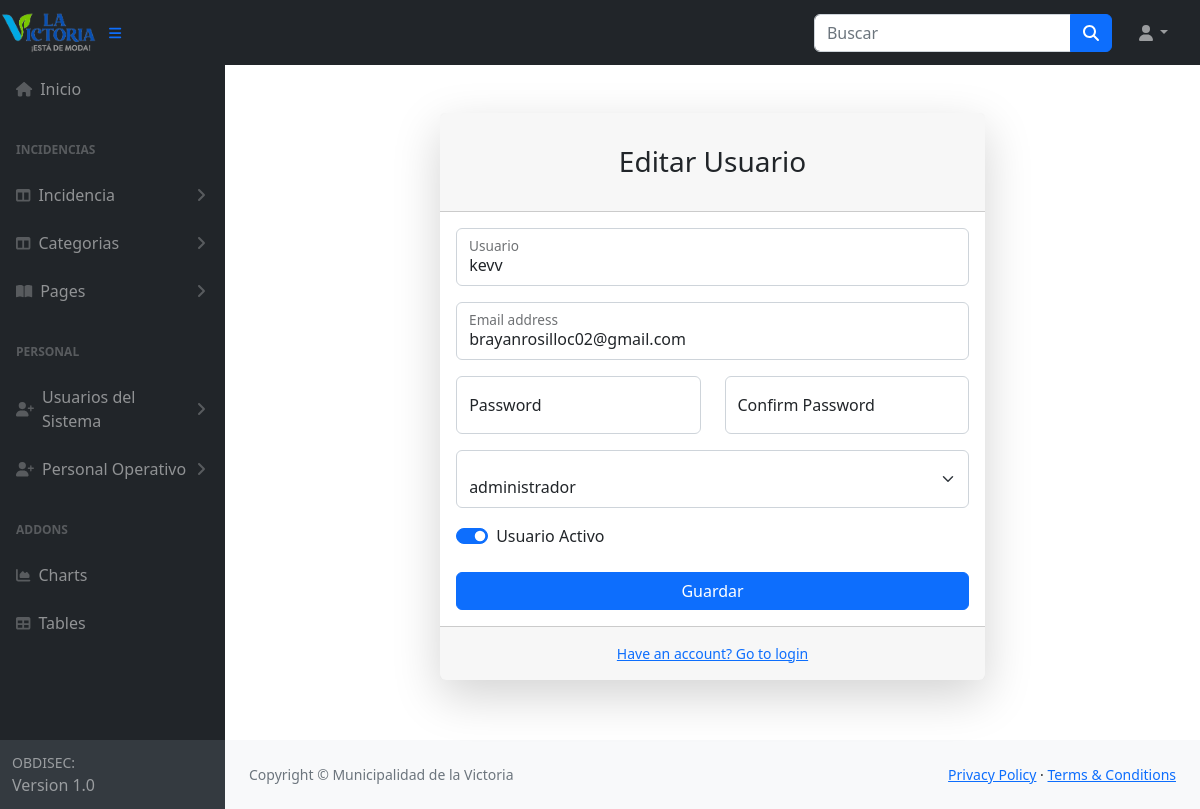
Screenshot of /usuarios/1/editar/ (signed in) with the database file from the repository.
### usuarios/models.py (models this page shows)
class Usuario(AbstractUser):
    TIPO_CHOICES =[
        ('admin','administrador'),
        ('operador','Operador'),
        ('lector','Lector'),
    ]
    tipo = models.CharField(max_length=10, choices=TIPO_CHOICES)

### usuarios/views.py (the view)
# urls.py: path('<int:pk>/editar/', views.UsuarioUpdateView.as_view(), name='usuario_edit'),
class UsuarioUpdateView(LoginRequiredMixin, AdminRequiredMixin, UpdateView):
    model = Usuario
    form_class = UsuarioForm
    template_name = 'usuarios/usuario_form.html'
    success_url = reverse_lazy('usuario_list')

### usuarios/forms.py (shortened to what this page needs)
class UsuarioForm(forms.ModelForm):
    password = forms.CharField(widget=forms.PasswordInput)
    class Meta:
        model = Usuario
        fields = ['username', 'email', 'password', 'tipo', 'is_active']

### usuarios/views.py (called while the page is built)
    def test_func(self):
        return self.request.user.is_authenticated and self.request.user.tipo == 'admin'

### usuarios/templates/usuarios/usuario_form.html (shortened to what this page needs)
{% extends "base.html" %}
{% load static %}
{% block content%}
<div id="layoutAuthentication_content">
                <main>
                    <div class="container">
                        <div class="row justify-content-center">
                            <div class="col-lg-7">
                                <div class="card shadow-lg border-0 rounded-lg mt-5">
                                    <div class="card-header"><h3 class="text-center font-weight-light my-4">{% if object %}Editar Usuario{% else %}Crear Usuario{% endif %}</h3></div>
                                    <div class="card-body">
                                        <form method="post">
                                            <div class="form-floating mb-3 ">
                                                <input class="form-control" id="inputFirstName" type="text" placeholder="Enter your first name" name="username" value="{{ form.username.value |default_if_none:'' }}">
                                                <label for="inputFirstName">Usuario</label>
                                            </div>
                                            <div class="form-floating mb-3">
                                                <input class="form-control" id="inputEmail" type="email" placeholder="name@example.com" name="email" value="{{ form.email.value |default_if_none:'' }}" />
                                                <label for="inputEmail">Email address</label>
                                            </div>
                                            <div class="row mb-3">
                                                <div class="col-md-6">
                                                    <div class="form-floating mb-3 mb-md-0">
                                                        <input class="form-control" id="inputPassword" name="password" placeholder="password" type="password">
                                                        <label for="inputPassword">Password</label>
                                                    </div>
                                                </div>
                                                <div class="col-md-6">
                                                    <div class="form-floating mb-3 mb-md-0">
                                                        <input class="form-control" id="inputPasswordConfirm" type="password" placeholder="Confirm password" name="password2" />
                                                        <label for="inputPasswordConfirm">Confirm Password</label>
                                                    </div>
                                                </div>
                                            </div>
                                            <div class="form-floating mb-3 ">
                                                <select name="tipo" required id="id_tipo" class="form-select">
                                                  <option value="admin" {% if form.tipo.value == 'admin' %}selected{% endif %}>administrador</option>
                                                </select>
                                            </div>
                                            <div class="form-floating mb-3 mb-md-0">
                                                <div class="form-check form-switch">
                                                    <input class="form-check-input" type="checkbox" id="flexSwitchCheckChecked" name="is_active"{% if form.is_active.value %}checked{% endif %}>
                                                    <label class="form-check-label" for="flexSwitchCheckChecked">Usuario Activo</label>
                                                </div>
                                            </div>
                                            <div class="mt-4 mb-0">
                                                <div class="d-grid"><button type="submit" class="btn btn-primary btn-block" >Guardar</button></div>
                                            </div>
                                        </form>
                                    </div>
                                    <div class="card-footer text-center py-3">
                                        <div class="small"><a href="login.html">Have an account? Go to login</a></div>
                                    </div>
                                </div>
                            </div>
                        </div>
                    </div>
                </main>
            </div>
{% endblock %}

### rows the page displays
Usuario: username "kevv", email "brayanrosilloc02@gmail.com", tipo "administrador"
